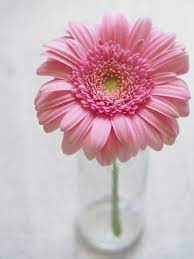
#> input picture ALgorithms/flower1.jpeg, 194 x 259 px, found by its file name
$ python scalar_grayscale.py
#> lines starting #> are read from the running program, lines starting #| are printed output that depends on the picture
import cv2
import matplotlib.pyplot as plt
import numpy as np
image = cv2.imread('/home/dmacs-5/Documents/mtech_2023/ALgorithms/flower1.jpeg')
#> image is the input picture: shape (259, 194, 3); mean B, G, R 186.9, 178.5, 205.9
# plt.imshow(image)

# plt.axis('off')
# plt.show()
image2 = cv2.cvtColor(image, cv2.COLOR_BGR2GRAY) #changing into grayscale image
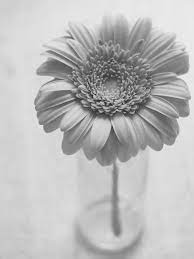
#> image2: shape (259, 194); min 28, max 243, mean 187.6
plt.subplot(131)
plt.imshow(image2)
plt.axis('off')
m = np.random.randn(3,3)
image2 = cv2.transform(image,m,None)
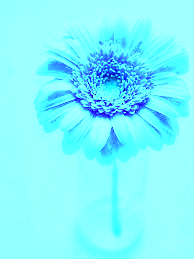
#> image2: shape (259, 194, 3); mean B, G, R 254.8, 246.2, 129.3
plt.subplot(132)
plt.imshow(image2)
plt.title('Matrix image')
plt.axis('off')
a = 33
image3 = cv2.multiply(image2, a)
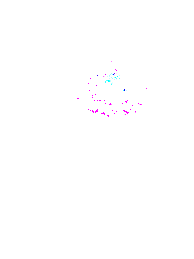
#> image3: shape (259, 194, 3); mean B, G, R 255, 254.6, 254.9
plt.subplot(133)
plt.imshow(image3)
plt.title('scalar multiplication')
plt.axis('off')
plt.tight_layout()
plt.show()
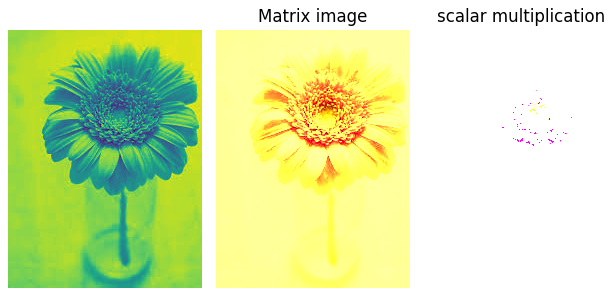
#> figure drawn by matplotlib, 3 panels; B, G, R data is drawn as R, G, B
